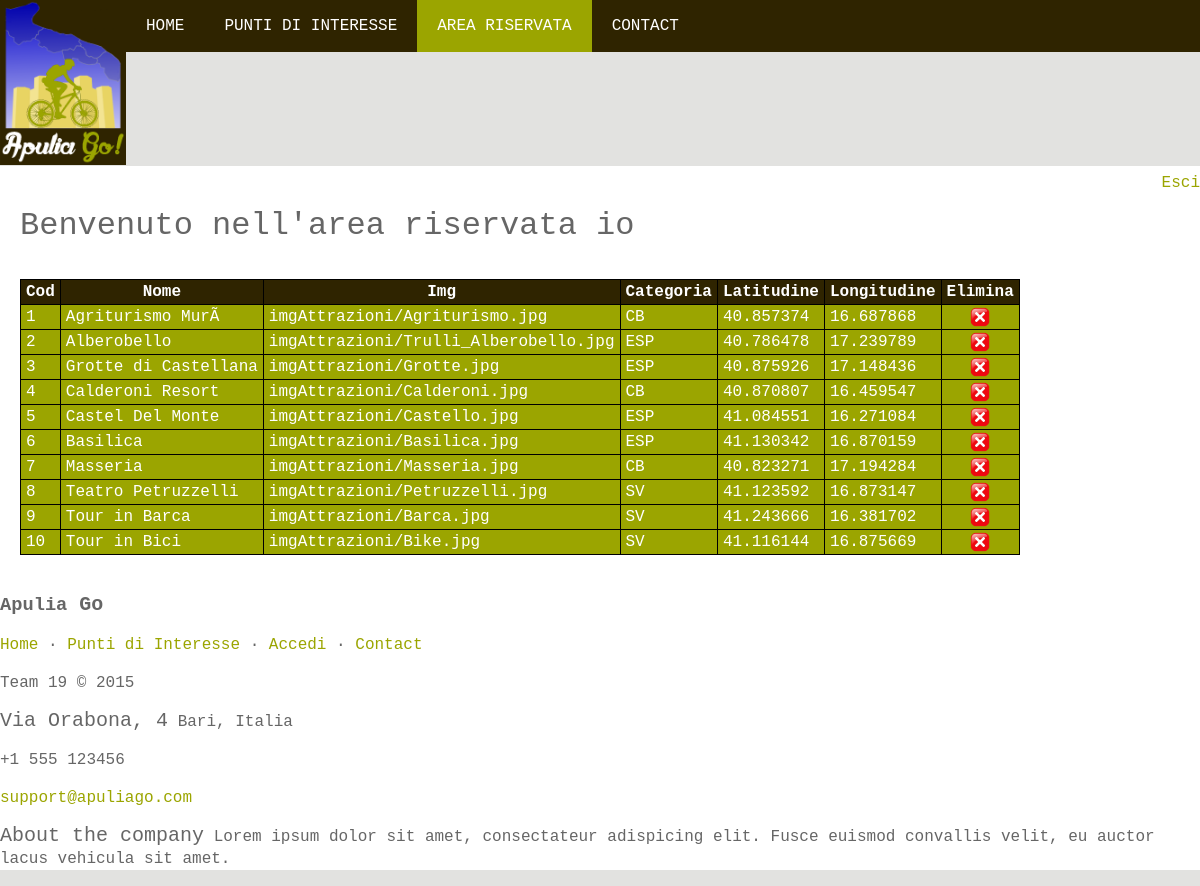
The app's page /php_login/punti.php (signed in) with its own data.
### tables this page shows
CREATE TABLE `Utenti` (
  `id_utente` int(4) NOT NULL,
  `nome_utente` varchar(20) DEFAULT NULL,
  `password` varchar(40) DEFAULT NULL,
  `nome_reale` varchar(50) DEFAULT NULL,
  `email` varchar(80) DEFAULT NULL
);

CREATE TABLE `PuntiDiInteresse` (
  `Cod` int(3) NOT NULL,
  `Nome` varchar(50) NOT NULL,
  `NomeP` text NOT NULL,
  `Descrizione` text NOT NULL,
  `Img` varchar(50) NOT NULL,
  `Categoria` varchar(3) NOT NULL,
  `Latitudine` double NOT NULL,
  `Longitudine` double NOT NULL,
  `Prezzo` double NOT NULL
);

### php_login/punti.php (the view, shortened to what this page needs)
<?php
include_once ('../tema_inf.php');
@include_once 'functions.php';
$obj = new Iscrizioni();
$id_utente = $_SESSION['id_utente'];
?>
<!DOCTYPE html>
<html>
    <head>
        <link rel="stylesheet" href="styleAreaRiservata.css">
    </head>
    <body>
        <div id="container">
            <div id="mes-full">
            </div>
            <div id="navigation">
                <p align="right"/>
                    <a href="<?php echo "area_riservata.php"; ?>?val=fine_sessione" title="Logout">Esci</a>
            </div>
            <div id="main-body">
                <h1>Benvenuto nell'area riservata <?php $obj -> mostra_utente($id_utente); ?></h1>
            </div>
            <div id="middle">
                <?php
                $query = "SELECT * FROM PuntiDiInteresse";
                $result = mysql_query($query);
                if ($result && mysql_num_rows($result) > 0) {
                    echo "<div id='tabPrenotazioniPunti'><table border='1'>
                    <th>Cod</th>
                    <th>Nome</th>
                    <th>Img</th>
                    <th>Categoria</th>
                    <th>Latitudine</th>
                    <th>Longitudine</th>
                    <th>Elimina</th>";
                    while ($row = mysql_fetch_assoc($result)) {
                        $CodDelete = $row['Cod'];
                        echo "<tr>
                            <td>" . $row['Cod'] . "</td>
                            <td>" . convertStr($row['Nome']) . "</td>
                            <td>" . $row['Img'] . "</td>
                            <td>" . $row['Categoria'] . "</td>
                            <td>" . $row['Latitudine'] . "</td>
                            <td>" . $row['Longitudine'] . "</td>
                            <td><center><a href='javascript:cancella($CodDelete)'>
                            <img src='../img/icon_cancella.png' align='center'>
                            </a></center></td>
                        </tr>";
                    }
                    echo "</table></div>";
                } else
                    echo "nessun risultato";
            ?>
</div>
</div>
</body>
</html>

### php_login/functions.php (shortened to what this page needs)
<?php
class Iscrizioni {
  public function mostra_utente($id_utente) {
    $query = @mysql_query("SELECT nome_reale FROM Utenti WHERE id_utente = $id_utente") or die('Errore: ' . mysql_error());
    $risultato = @mysql_fetch_object($query);
    echo $risultato->nome_reale;
  }
  }
?>

### php_login/styleAreaRiservata.css (style rules this page uses)
body { margin: 0; padding: 0; background: #e2e2e0; color: #666; font: 16px/28px; font-family: "Courier", sans-serif; line-height: 22px; }
h1, h2 { font-weight: normal; }
a { color: #9BA500; text-decoration: none; }
#container { margin: 0 auto; background: #fff }
#navigation { margin-top: -10px; }
#mes-full { padding: 57px; clear: both; background: #e2e2e0; }
#main-body { padding-left: 20px; }
#middle { padding: 20px; margin-top: 10px; margin-bottom: 10px; }
#middle #tabPrenotazioniPunti table, td, th { padding-left: 5px; padding-right: 5px; border: 1px solid black; border-collapse: collapse; table-layout:auto; }
#middle #tabPrenotazioniPunti th { background-color: #2F2400; color: white; }
#middle #tabPrenotazioniPunti tr { background-color: #9BA500; color: white; }
#middle img { vertical-align: center; margin: 0 auto; width: 20px; height: auto; }

### records on screen
utenti: nome_reale "io"
puntidiinteresse: Cod "1", Nome "Agriturismo MurÃ", Img "imgAttrazioni/Agriturismo.jpg", Categoria "CB", Latitudine "40.857374", Longitudine "16.687868"
puntidiinteresse: Cod "2", Nome "Alberobello", Img "imgAttrazioni/Trulli_Alberobello.jpg", Categoria "ESP", Latitudine "40.786478", Longitudine "17.239789"
puntidiinteresse: Cod "3", Nome "Grotte di Castellana", Img "imgAttrazioni/Grotte.jpg", Categoria "ESP", Latitudine "40.875926", Longitudine "17.148436"
puntidiinteresse: Cod "4", Nome "Calderoni Resort", Img "imgAttrazioni/Calderoni.jpg", Categoria "CB", Latitudine "40.870807", Longitudine "16.459547"
puntidiinteresse: Cod "5", Nome "Castel Del Monte", Img "imgAttrazioni/Castello.jpg", Categoria "ESP", Latitudine "41.084551", Longitudine "16.271084"
puntidiinteresse: Cod "6", Nome "Basilica", Img "imgAttrazioni/Basilica.jpg", Categoria "ESP", Latitudine "41.130342", Longitudine "16.870159"
puntidiinteresse: Cod "7", Nome "Masseria", Img "imgAttrazioni/Masseria.jpg", Categoria "CB", Latitudine "40.823271", Longitudine "17.194284"
puntidiinteresse: Cod "8", Nome "Teatro Petruzzelli", Img "imgAttrazioni/Petruzzelli.jpg", Categoria "SV", Latitudine "41.123592", Longitudine "16.873147"
puntidiinteresse: Cod "9", Nome "Tour in Barca", Img "imgAttrazioni/Barca.jpg", Categoria "SV", Latitudine "41.243666", Longitudine "16.381702"
puntidiinteresse: Cod "10", Nome "Tour in Bici", Img "imgAttrazioni/Bike.jpg", Categoria "SV", Latitudine "41.116144", Longitudine "16.875669"
